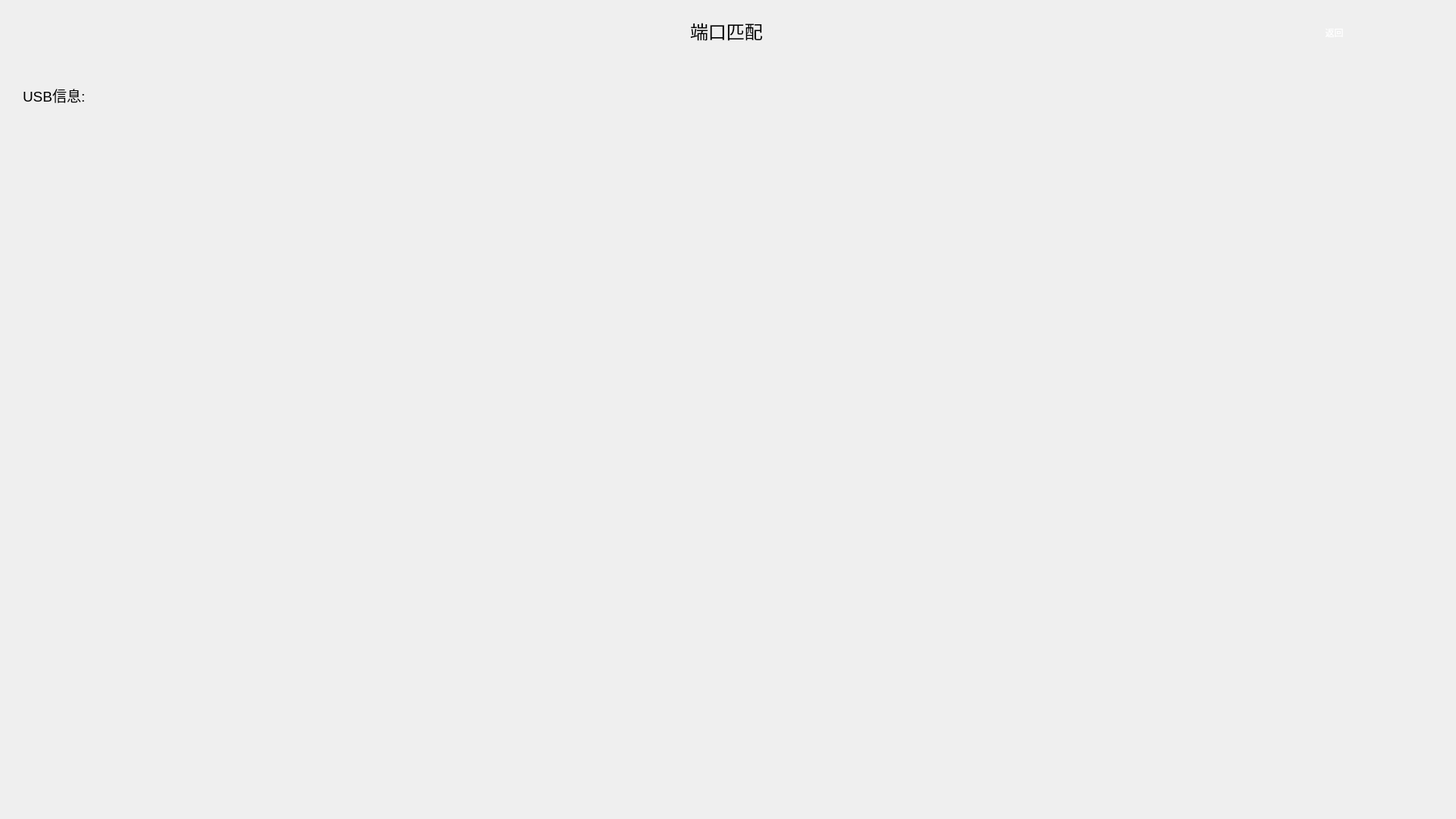
<?xml version="1.0" encoding="UTF-8"?>
<ui version="4.0">
 <class>WsPairDeviceForm</class>
 <widget class="QWidget" name="WsPairDeviceForm">
  <property name="geometry">
   <rect>
    <x>0</x>
    <y>0</y>
    <width>1920</width>
    <height>1080</height>
   </rect>
  </property>
  <property name="windowTitle">
   <string>Form</string>
  </property>
  <property name="styleSheet">
   <string notr="true"/>
  </property>
  <widget class="QPushButton" name="pushButtonBack">
   <property name="geometry">
    <rect>
     <x>1669</x>
     <y>30</y>
     <width>181</width>
     <height>26</height>
    </rect>
   </property>
   <property name="styleSheet">
    <string notr="true">QPushButton {
    color: white;   
    border: none;
    background-image: url(:/image/Dataquery3870.png);
}
QPushButton:pressed{
border-image: url(:/image/Dataquery4150.png);
 border: none;
color: rgb(85, 255, 255);
}</string>
   </property>
   <property name="text">
    <string>返回</string>
   </property>
  </widget>
  <widget class="QListWidget" name="listWidget">
   <property name="geometry">
    <rect>
     <x>0</x>
     <y>150</y>
     <width>1921</width>
     <height>881</height>
    </rect>
   </property>
   <property name="styleSheet">
    <string notr="true">QListWidget{  
    margin: auto; 
	spacing: 20px;
	background-color: transparent;
}  

QListWidget::item {
    height: 266px;
    width: 440px;
    border: 1px solid rgba(0,144,255,0.6);
margin-left:10px;
margin-top:10px;
}</string>
   </property>
   <property name="flow">
    <enum>QListView::LeftToRight</enum>
   </property>
   <property name="isWrapping" stdset="0">
    <bool>true</bool>
   </property>
   <property name="viewMode">
    <enum>QListView::ListMode</enum>
   </property>
  </widget>
  <widget class="QLabel" name="label">
   <property name="geometry">
    <rect>
     <x>30</x>
     <y>110</y>
     <width>91</width>
     <height>31</height>
    </rect>
   </property>
   <property name="font">
    <font>
     <pointsize>14</pointsize>
    </font>
   </property>
   <property name="text">
    <string>USB信息:</string>
   </property>
  </widget>
  <widget class="QLabel" name="labelUsbPortNum">
   <property name="geometry">
    <rect>
     <x>140</x>
     <y>100</y>
     <width>211</width>
     <height>51</height>
    </rect>
   </property>
   <property name="font">
    <font>
     <pointsize>14</pointsize>
    </font>
   </property>
   <property name="styleSheet">
    <string notr="true">color: rgb(0, 0, 255);</string>
   </property>
   <property name="frameShadow">
    <enum>QFrame::Plain</enum>
   </property>
   <property name="text">
    <string/>
   </property>
  </widget>
  <widget class="QLabel" name="labelPairDeviceTitle">
   <property name="geometry">
    <rect>
     <x>910</x>
     <y>20</y>
     <width>131</width>
     <height>41</height>
    </rect>
   </property>
   <property name="font">
    <font>
     <pointsize>18</pointsize>
    </font>
   </property>
   <property name="text">
    <string>端口匹配</string>
   </property>
  </widget>
 </widget>
 <resources/>
 <connections>
  <connection>
   <sender>pushButtonBack</sender>
   <signal>clicked()</signal>
   <receiver>WsPairDeviceForm</receiver>
   <slot>pushButtonClickBack()</slot>
   <hints>
    <hint type="sourcelabel">
     <x>1795</x>
     <y>41</y>
    </hint>
    <hint type="destinationlabel">
     <x>1804</x>
     <y>-9</y>
    </hint>
   </hints>
  </connection>
 </connections>
 <slots>
  <slot>pushButtonClickBack()</slot>
 </slots>
</ui>
